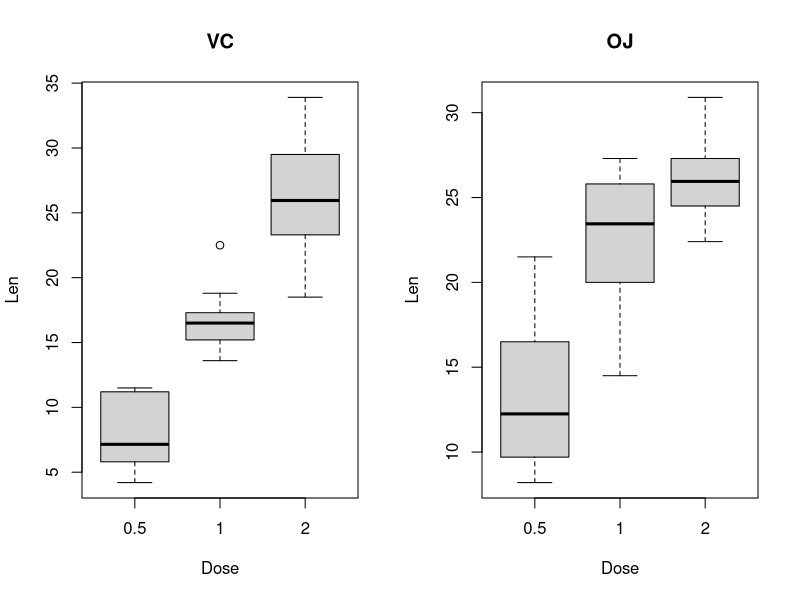

The R script that drew this image: (Note: this script raises an error after producing the figure.)
## ---- chunk 1
data(ToothGrowth)
head(ToothGrowth)
str(ToothGrowth)
summary(ToothGrowth)
library(dplyr)
df <- as.data.frame(group_by(ToothGrowth, supp, dose))
VC <- df[1:30, c(1, 3)]
OJ <- df[31:60, c(1, 3)]
## ---- chunk 2
par(mfrow = c(1, 2))
boxplot(len ~ dose, data = VC, xlab = "Dose", ylab = "Len", main = "VC")
boxplot(len ~ dose, data = OJ, xlab = "Dose", ylab = "Len", main = "OJ")
## ---- chunk 3
pv <- round(t.test(len ~ supp, data = ToothGrowth, paired = TRUE, var.equal = FALSE)$p.value, 3)
## ---- chunk 4
vc0510 <- round(t.test(len ~ dose, data = VC[1:20, ], paired = TRUE, var.equal = FALSE)$p.value, 4)
vc0520 <- round(t.test(len ~ dose, data = VC[-(11:20), ], paired = TRUE, var.equal = FALSE)$p.value, 4)
vc1020 <- round(t.test(len ~ dose, data = VC[11:30, ], paired = TRUE, var.equal = FALSE)$p.value, 4)
oj0510 <- round(t.test(len ~ dose, data = OJ[1:20, ], paired = TRUE, var.equal = FALSE)$p.value, 4)
oj0520 <- round(t.test(len ~ dose, data = OJ[-(11:20), ], paired = TRUE, var.equal = FALSE)$p.value, 4)
oj1020 <- round(t.test(len ~ dose, data = OJ[11:30, ], paired = TRUE, var.equal = FALSE)$p.value, 4)
p.value <- cbind(vc0510, vc0520, vc1020, oj0510, oj0520, oj1020)
colnames(p.value) = c("VC0510", "VC0520", "VC1020", "OJ0510", "OJ0520", "OJ1020")
test <- (p.value < 0.05)
rownames(test) <- "Result"
test
